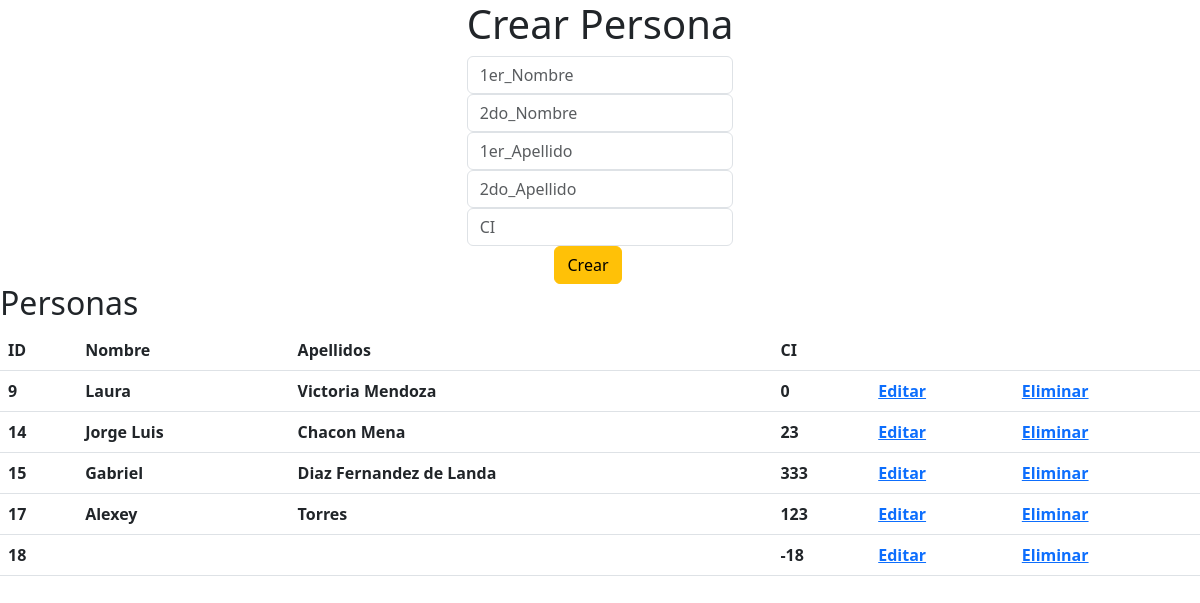
The page / on the database its author committed.
### tables this page shows
CREATE TABLE `persona` (
  `ID` int(255) NOT NULL,
  `1er_Nombre` varchar(100) NOT NULL,
  `2do_Nombre` varchar(100) NOT NULL,
  `1er_Apellido` varchar(255) NOT NULL,
  `2do_Apellido` varchar(255) NOT NULL,
  `CI` bigint(11) NOT NULL
);

### index.php (the view, shortened to what this page needs)
<?php
    $con = connection();
    $selet_sql = "SELECT * FROM persona";
    $query = mysqli_query($con,$selet_sql);
?>
<!DOCTYPE html>
<html lang="es">
<head>
    <link rel="stylesheet" href="css/bootstrap.min.css">
</head>
<body>
    <div class="input-group justify-content-center alig-items-center">
        <form action="create_persona.php" method="POST">
            <h1>Crear Persona</h1>
            <input type="text" name="1er_Nombre" placeholder="1er_Nombre"  class="form-control" >
            <input type="text" name="2do_Nombre" placeholder="2do_Nombre"  class="form-control">
            <input type="text" name="1er_Apellido" placeholder="1er_Apellido"  class="form-control">
            <input type="text" name="2do_Apellido" placeholder="2do_Apellido"  class="form-control">
            <input type="number" name="CI" placeholder="CI" class="form-control">
            <div class="row w-100 align-items-center">
    			<div class="col text-center">
                <input type="submit" value="Crear" class="btn btn-warning regular-button">
    			</div>
    		</div>
        </form>
    </div>
    <div>
        <h2>Personas</h2>
        <table class="table">
            <thead>
                <tr>
                    <th>ID</th>
                    <th>Nombre</th>
                    <th>Apellidos</th>
                    <th>CI</th>
                    <th></th>
                    <th></th>
                </tr>
            </thead>
            <tbody>
                <?php while($row = mysqli_fetch_array($query)): ?>
                <tr>
                <th><?=$row['ID']?></th>
                <th><?=$row['1er_Nombre'].' '.$row['2do_Nombre'];?></th>
                <th><?=$row['1er_Apellido'].' '.$row['2do_Apellido'];?></th>
                <th><?=$row['CI']?></th>
                <th><a href="">Editar</a></th>
                <th><a href="">Eliminar</a></th>
                </tr>
                <?php endwhile;?>
            </tbody>
        </table>
    </div>
</body>
</html>

### rows shown on the page
persona: ID "9", 1er_Nombre "Laura", 1er_Apellido "Victoria", 2do_Apellido "Mendoza", CI "0"
persona: ID "14", 1er_Nombre "Jorge", 2do_Nombre "Luis", 1er_Apellido "Chacon", 2do_Apellido "Mena", CI "23"
persona: ID "15", 1er_Nombre "Gabriel", 1er_Apellido "Diaz", 2do_Apellido "Fernandez de Landa", CI "333"
persona: ID "17", 1er_Nombre "Alexey", 1er_Apellido "Torres", CI "123"
persona: ID "18", CI "-18"
